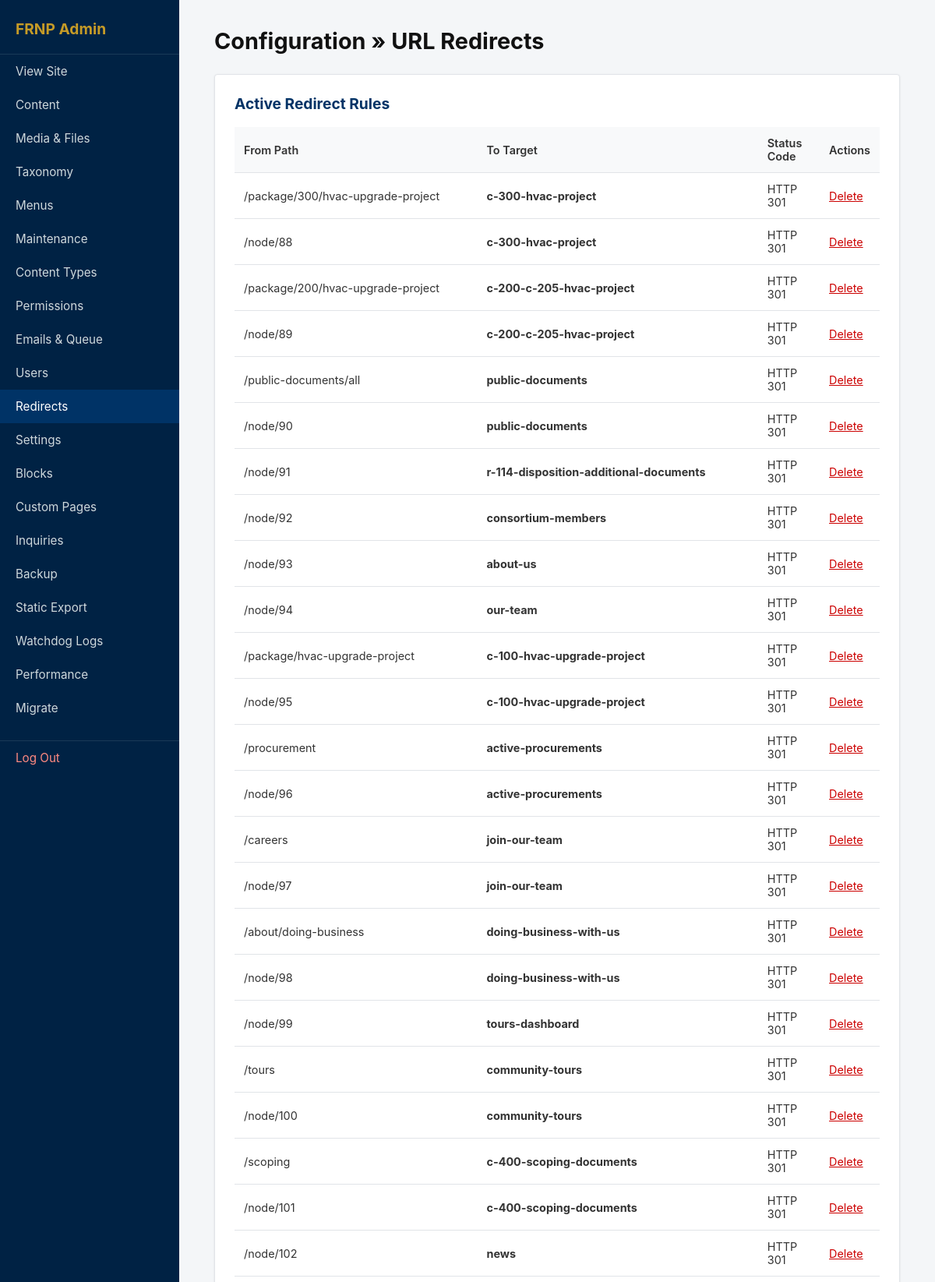
Screenshot of /admin/redirects.php (signed in, upper part) with the database file from the repository.
### tables this page shows
CREATE TABLE IF NOT EXISTS `url_redirects` (
    `id` INT(10) UNSIGNED AUTO_INCREMENT PRIMARY KEY,
    `source_path` VARCHAR(255) NOT NULL,
    `target_path` VARCHAR(255) NOT NULL,
    `status_code` SMALLINT(6) NOT NULL DEFAULT 301,
    `created_at` DATETIME NOT NULL DEFAULT CURRENT_TIMESTAMP,
    INDEX `idx_redirect_source` (`source_path`(191))
);

### admin/redirects.php (the view, shortened to what this page needs)
<?php
$db = get_db();
$redirects = $db->query('SELECT * FROM url_redirects ORDER BY created_at DESC')->fetchAll();
?>
<!DOCTYPE html>
<html>
<head>
    <link rel="stylesheet" href="/cms/assets/css/admin.css">
</head>
<body>
    <div class="admin-wrapper">
        <?php require __DIR__ . '/nav.php'; ?>
        <main class="admin-main">
            <h1>Configuration &raquo; URL Redirects</h1>
            <section class="card">
                <h3>Active Redirect Rules</h3>
                <table>
                    <thead>
                        <tr><th>From Path</th><th>To Target</th><th>Status Code</th><th>Actions</th></tr>
                    </thead>
                    <tbody>
                        <?php if (empty($redirects)): ?>
                            <tr><td colspan="4" style="text-align:center; color:#777;">No redirects configured.</td></tr>
                        <?php else: ?>
                            <?php foreach ($redirects as $r): ?>
                            <tr>
                                <td><code>/<?= htmlspecialchars($r['source_path']) ?></code></td>
                                <td><strong><?= htmlspecialchars($r['target_path']) ?></strong></td>
                                <td>HTTP <?= $r['status_code'] ?></td>
                                <td>
                                    <a href="/cms/admin/redirects.php?action=delete&id=<?= $r['id'] ?>" onclick="return confirm('Delete this redirect?');" style="color:#c00;">Delete</a>
                                </td>
                            </tr>
                            <?php endforeach; ?>
                        <?php endif; ?>
                    </tbody>
                </table>
            </section>
        </main>
    </div>
</body>
</html>

### assets/css/admin.css (style rules this page uses)
* { box-sizing: border-box; margin: 0; padding: 0; font-family: -apple-system, BlinkMacSystemFont, "Segoe UI", Roboto, sans-serif; }
body { background: #f4f6f8; color: #333; }
.admin-wrapper { display: flex; min-height: 100vh; }
.admin-main { flex: 1; padding: 35px 45px; }
h1 { font-size: 1.8rem; margin-bottom: 25px; color: #111; }
.card { background: #fff; padding: 25px; border-radius: 4px; box-shadow: 0 1px 3px rgba(0,0,0,0.08); margin-bottom: 30px; border: 1px solid #e1e4e8; }
.card h3 { margin-bottom: 18px; font-size: 1.2rem; color: #003366; }
table { width: 100%; border-collapse: collapse; margin-top: 10px; }
th, td { padding: 12px; text-align: left; border-bottom: 1px solid #e1e4e8; font-size: 0.9rem; }
th { background: #f8f9fa; font-weight: 600; }

### rows the page displays
url_redirects: source_path "package/300/hvac-upgrade-project", target_path "c-300-hvac-project", status_code "301"
url_redirects: source_path "node/88", target_path "c-300-hvac-project", status_code "301"
url_redirects: source_path "package/200/hvac-upgrade-project", target_path "c-200-c-205-hvac-project", status_code "301"
url_redirects: source_path "node/89", target_path "c-200-c-205-hvac-project", status_code "301"
url_redirects: source_path "public-documents/all", target_path "public-documents", status_code "301"
url_redirects: source_path "node/90", target_path "public-documents", status_code "301"
url_redirects: source_path "node/91", target_path "r-114-disposition-additional-documents", status_code "301"
url_redirects: source_path "node/92", target_path "consortium-members", status_code "301"
url_redirects: source_path "node/93", target_path "about-us", status_code "301"
url_redirects: source_path "node/94", target_path "our-team", status_code "301"
url_redirects: source_path "package/hvac-upgrade-project", target_path "c-100-hvac-upgrade-project", status_code "301"
url_redirects: source_path "node/95", target_path "c-100-hvac-upgrade-project", status_code "301"
url_redirects: source_path "procurement", target_path "active-procurements", status_code "301"
url_redirects: source_path "node/96", target_path "active-procurements", status_code "301"
url_redirects: source_path "careers", target_path "join-our-team", status_code "301"
url_redirects: source_path "node/97", target_path "join-our-team", status_code "301"
url_redirects: source_path "about/doing-business", target_path "doing-business-with-us", status_code "301"
url_redirects: source_path "node/98", target_path "doing-business-with-us", status_code "301"
url_redirects: source_path "node/99", target_path "tours-dashboard", status_code "301"
url_redirects: source_path "tours", target_path "community-tours", status_code "301"
url_redirects: source_path "node/100", target_path "community-tours", status_code "301"
url_redirects: source_path "scoping", target_path "c-400-scoping-documents", status_code "301"
url_redirects: source_path "node/101", target_path "c-400-scoping-documents", status_code "301"
url_redirects: source_path "node/102", target_path "news", status_code "301"

### other values shown
$item['title'] "Content"
$item['title'] "Media & Files"
$item['title'] "Taxonomy"
$item['title'] "Menus"
$item['title'] "Maintenance"
$item['title'] "Content Types"
$item['title'] "Permissions"
$item['title'] "Emails & Queue"
$item['title'] "Users"
$item['title'] "Redirects"
$item['title'] "Settings"
$item['title'] "Blocks"
$item['title'] "Custom Pages"
$item['title'] "Inquiries"
$item['title'] "Backup"
